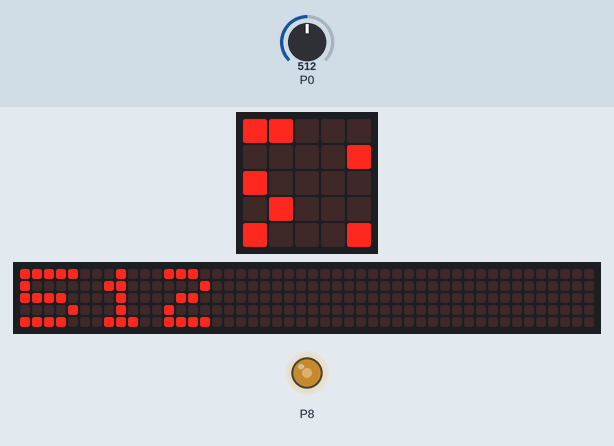
Recording of a program running on a simulated BBC micro:bit (MakeCode). Parts: the board's 5×5 LED display, a strip that is not on the board, showing the scrolling text unrolled, output pins drawn as LEDs (lit = HIGH). The test bench sets the inputs (shaded band); at power-on: P0 = 512 (analog values on the 0–1023 scale). The 48×5 strip is a reading aid, not a part: it shows the text the display is scrolling, unrolled, one strip-width of it at a time.

Above: at 1.25 s.
1.3 s: P0 set to 716
At 1.42 s:
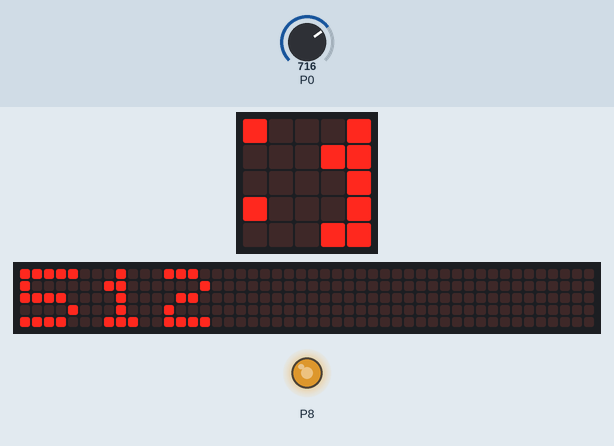
3.1 s: P0 set to 0
At 4.2 s:
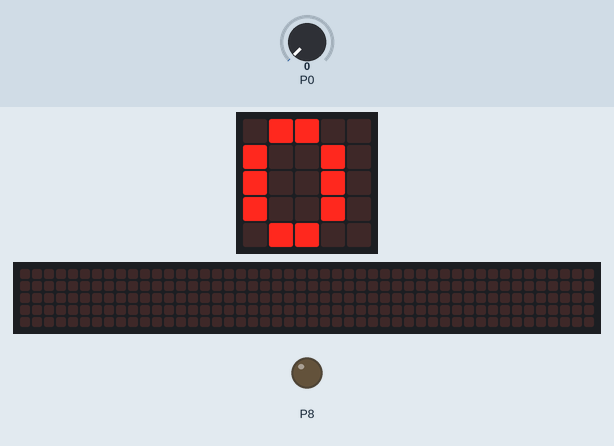
5.1 s: P0 set to 122
At 5.23 s:
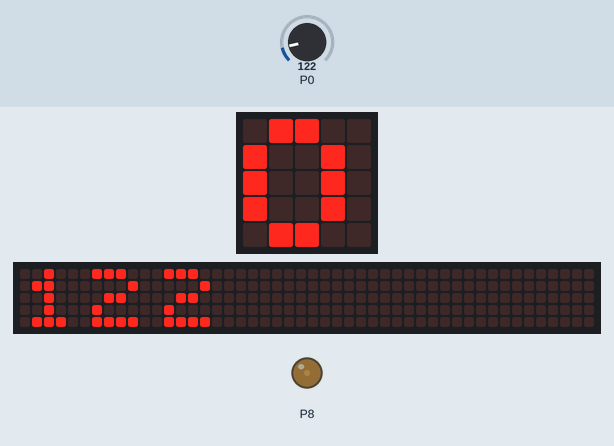
6.9 s: P0 set to 900
At 8.53 s:
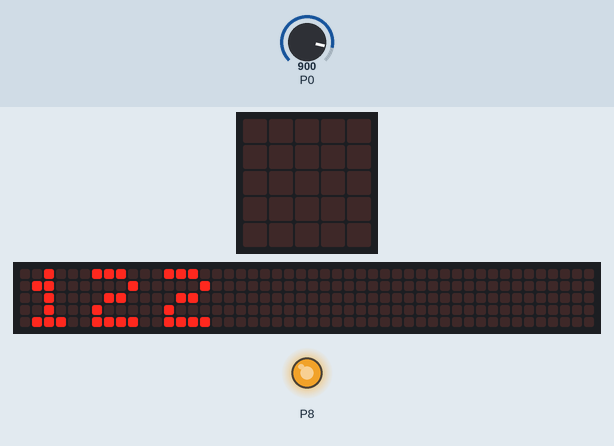
10.2 s: P0 set to 511
At 12.15 s:
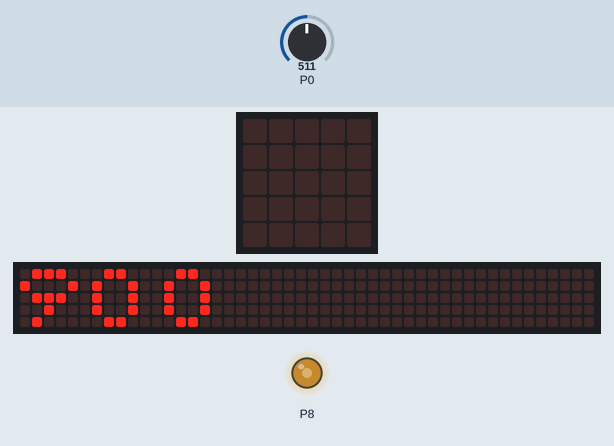
Timing chart, 0 to 13.7 s (numbered marks = the images above; inputs shaded):
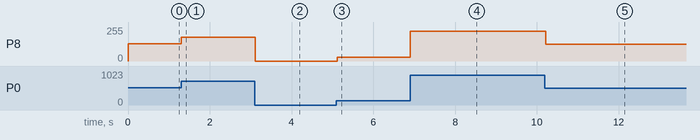

Measured:
- after the input at 1.3 s, P8: 128/255 → 178/255 at once
- after the input at 3.1 s, P8: 178/255 → 0/255 at once
- after the input at 5.1 s, P8: 0/255 → 30/255 at once; the display: changes after 0.06 s (image 3)
- after the input at 6.9 s, P8: 30/255 → 224/255 at once
- after the input at 10.2 s, P8: 224/255 → 127/255 at once
- what the display in image 4 shows lasts 0.5 s, from 8.3 s to 8.8 s

The program:

main.ts
```typescript
// 모터선풍기 달아서
// 가변저항 키고 닫으면 선풍기 켜지고 숫자 뜸
pins.digitalWritePin(DigitalPin.P0, 0)
basic.forever(function () {
    pins.analogWritePin(AnalogPin.P8, pins.analogReadPin(AnalogPin.P0))
})
basic.forever(function () {
    basic.showNumber(pins.analogReadPin(AnalogPin.P0))
})
```

test.ts
```typescript
// 테스트는 여기로 이동합니다; 이 패키지가 확장으로 사용될 때 컴파일되지 않을 것 입니다.
```
